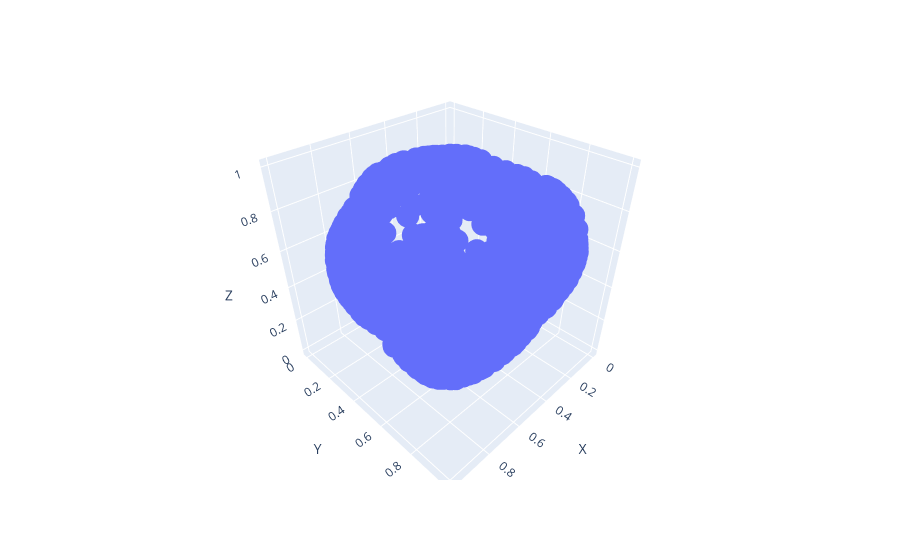

The cell this chart's notebook holds for it:
### Code cell
envolvente_df = pd.DataFrame(envolvente.points[envolvente.vertices,:], columns=['X', 'Y', 'Z'])
# envolvente_df.loc[envolvente_df["X"]>0.5]=0
# envolvente_df.loc[envolvente_df["Y"]>0.5]=0
px.scatter_3d(envolvente_df, x='X', y='Y', z='Z')

### Figure 1 — Plotly figure (JSON) as saved in the notebook; plotly's stock layout.template omitted (floating-point values rounded to 4 significant figures; data arrays with more than 128 entries replaced by an {"elided": "..."} marker saying what was removed)
{"data": [{"hovertemplate": "X=%{x}<br>Y=%{y}<br>Z=%{z}<extra></extra>", "legendgroup": "", "marker": {"color": "#636efa", "symbol": "circle"}, "mode": "markers", "name": "", "scene": "scene", "showlegend": false, "type": "scatter3d", "x": {"elided": "1053 float values"}, "y": {"elided": "1053 float values"}, "z": {"elided": "1053 float values"}}], "layout": {"legend": {"tracegroupgap": 0}, "margin": {"t": 60}, "scene": {"domain": {"x": [0, 1], "y": [0, 1]}, "xaxis": {"title": {"text": "X"}}, "yaxis": {"title": {"text": "Y"}}, "zaxis": {"title": {"text": "Z"}}}}}
